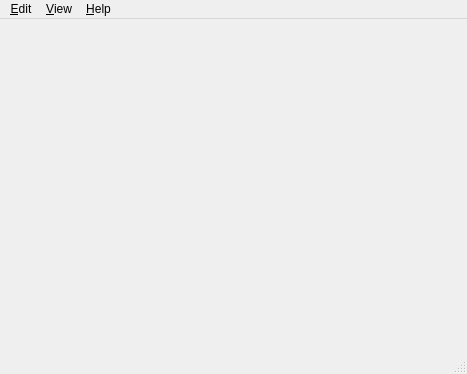
<?xml version="1.0" encoding="UTF-8"?>
<ui version="4.0">
 <class>gui::MainWindow</class>
 <widget class="QMainWindow" name="gui::MainWindow">
  <property name="geometry">
   <rect>
    <x>0</x>
    <y>0</y>
    <width>467</width>
    <height>374</height>
   </rect>
  </property>
  <property name="windowTitle">
   <string>Observer Sample</string>
  </property>
  <widget class="QWidget" name="centralwidget"/>
  <widget class="QMenuBar" name="menubar">
   <property name="geometry">
    <rect>
     <x>0</x>
     <y>0</y>
     <width>467</width>
     <height>21</height>
    </rect>
   </property>
   <widget class="QMenu" name="menu_Help">
    <property name="title">
     <string>&amp;Help</string>
    </property>
    <addaction name="actionAbout_Qt"/>
   </widget>
   <widget class="QMenu" name="menu_View">
    <property name="title">
     <string>&amp;View</string>
    </property>
   </widget>
   <widget class="QMenu" name="menu_Edit">
    <property name="title">
     <string>&amp;Edit</string>
    </property>
    <addaction name="actionAdd_Bookmark"/>
    <addaction name="actionAdd_Folder"/>
    <addaction name="separator"/>
    <addaction name="actionDelete_Current"/>
    <addaction name="actionDelete_Select"/>
   </widget>
   <addaction name="menu_Edit"/>
   <addaction name="menu_View"/>
   <addaction name="menu_Help"/>
  </widget>
  <widget class="QStatusBar" name="statusbar"/>
  <action name="actionAbout_Qt">
   <property name="text">
    <string>About &amp;Qt</string>
   </property>
  </action>
  <action name="actionAdd_Toolbar">
   <property name="text">
    <string>Add &amp;Toolbar</string>
   </property>
  </action>
  <action name="actionAdd_Dock">
   <property name="text">
    <string>Add &amp;Dock</string>
   </property>
  </action>
  <action name="actionAdd_Bookmark">
   <property name="text">
    <string>Add &amp;Bookmark</string>
   </property>
  </action>
  <action name="actionAdd_Folder">
   <property name="text">
    <string>Add &amp;Folder</string>
   </property>
  </action>
  <action name="actionDelete_Current">
   <property name="text">
    <string>Delete Current</string>
   </property>
  </action>
  <action name="actionDelete_Select">
   <property name="text">
    <string>Delete Select</string>
   </property>
  </action>
 </widget>
 <resources/>
 <connections/>
</ui>
